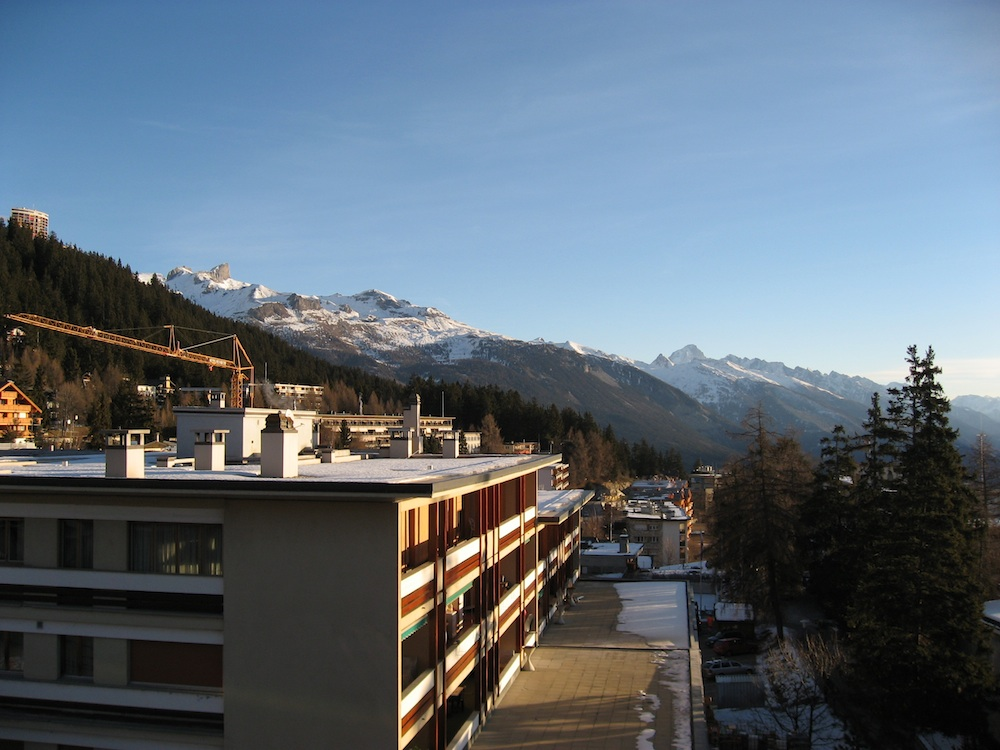
#> input picture test.jpg, 1000 x 750 px
$ jupyter execute '01 Filters and Convolution.ipynb'   (shell and % lines are left out)
#> lines starting #> are read from the running program, lines starting #| are printed output that depends on the picture
## 滤波操作
滤波器指的是在图像$I(x, y)$中根据像素点$(x, y)$邻近区域像素值计算得到衣服新图像$I'(x, y)$的算法.模板规定了滤波器的形状UI及区域内像素的值.称为滤波器或者核.常用的核通常都是线性核,简单的来说也就是$I'(x, y)$的值是一种加权求和运算得到.
$$
I'(x, y) = \sum_{i,j\in kernel}K_{i, j}\cdot I(x+i, y+j)
$$
*边界外推和边界处理*
在处理图像时,通常会面临图像边界的处理.Opencv中提供的`blur` `erode` `dilate`等函数返回的图像与原图大小是一样,这里Opencv是采用一种方法在原图周围添加虚拟像素.
自定义边框: 使用`CopyMakeBorder`函数,只要告诉函数添加像素的规则,库函数就会自动创建虚拟像素.

[cell 1]
import cv2
import matplotlib.pyplot as plt

[cell 2]
def imShow(img, res_img):
    plt.figure(figsize=(16,9))
    plt.subplot(121)
    plt.imshow(img)
    plt.subplot(122)
    plt.imshow(res_img)

### 边界填充

[cell 3]
img = cv2.imread('test.jpg')
#> img is the input picture: shape (750, 1000, 3); mean B, G, R 118.8, 107.3, 94.8
padding_img = cv2.copyMakeBorder(img, 100,100,100,100, cv2.BORDER_REFLECT)
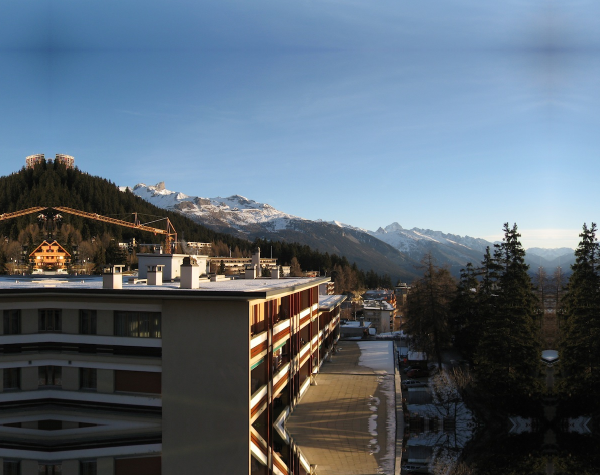
#> padding_img: shape (950, 1200, 3) (shown at 1/2 size); mean B, G, R 115.3, 102.7, 89.4
imShow(img, padding_img)
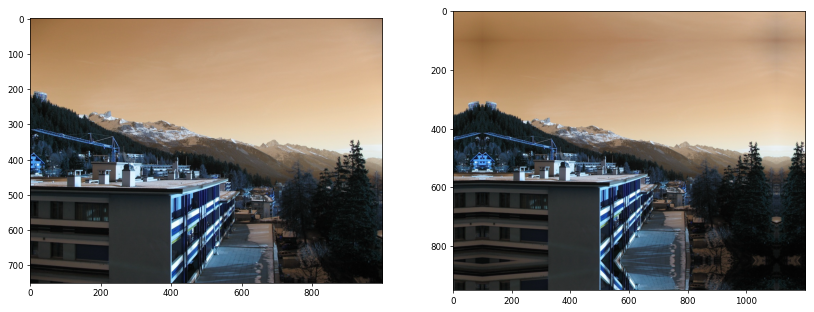
#> figure drawn by matplotlib, 2 panels; B, G, R data is drawn as R, G, B

`copyMakeBorder`函数接收原始图像,指定要填充的上下左右宽度和填充模式,返回填充后的图像,上面例子中为了效果明显,指定了填充长度均为100和复制边界模式,可以在生成的图中明显的看到边界处复制操作的痕迹
其中borderType参数可选模式如下

| BORDER_CONSTANT | 使用常量填充 |
| BORDER_CONSTANT | 从对侧复制 |
| BORDER_REPLICATE | 复制边缘像素 |
| BORDER_REFIECT | 反射|
| BORDER_REFLECT_101 | 反射,但是边缘像素不会加倍 |
| BORDER_DEFAULT | BORDER_REFLECT_101 |

### 阈值操作

[cell 4]
img = cv2.imread('test.jpg', 0)
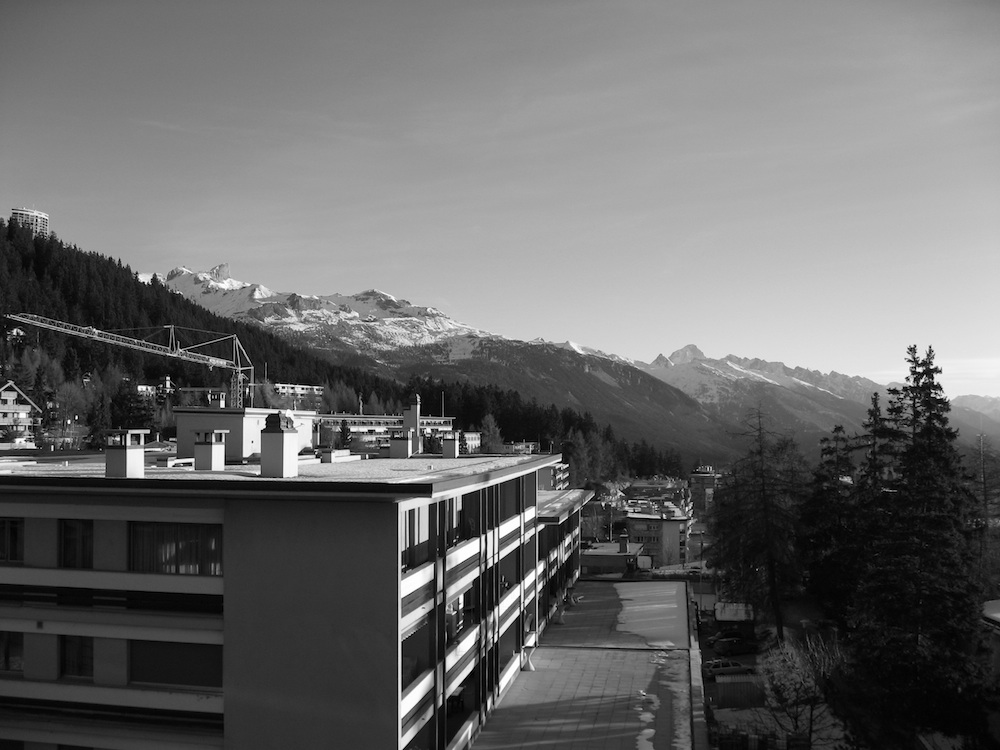
#> img: shape (750, 1000); min 0, max 255, mean 104.9
#gray_img = cv2.cvtColor(img, cv2.COLOR_BGR2GRAY)
_, thres_img = cv2.threshold(img, 120, 100, cv2.THRESH_TOZERO)
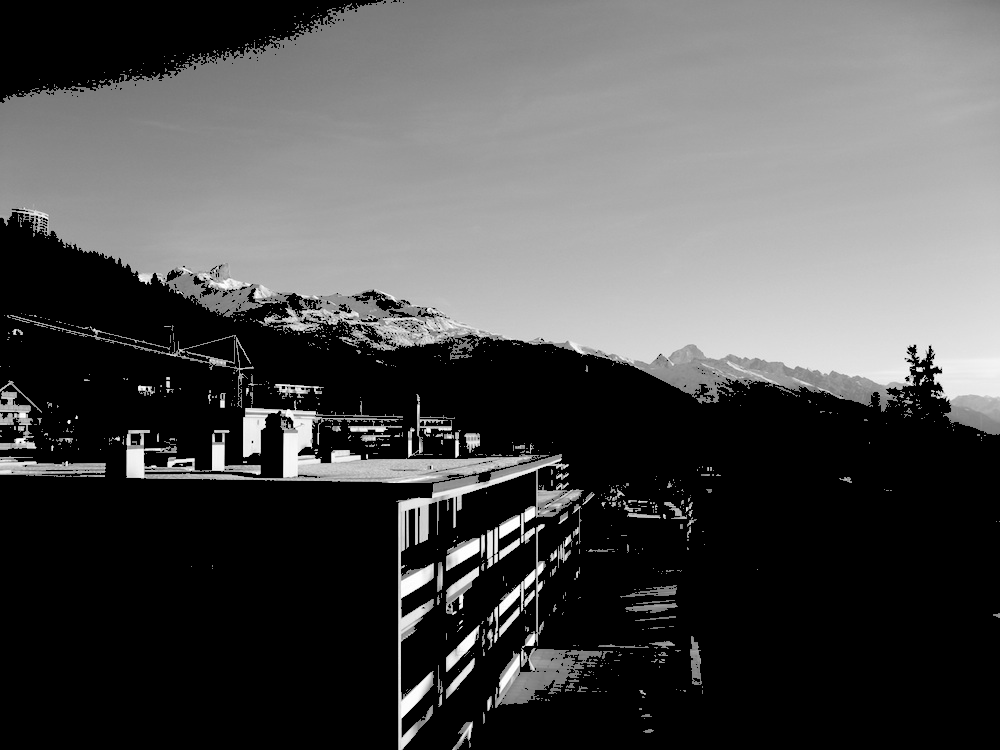
#> thres_img: shape (750, 1000); min 0, max 255, mean 79.1
imShow(img, thres_img)

阈值操作也可指定多种模式,这里想说的是OTSU算法,也就是在THRESH_TYPE中选择THRESH_OTSU时,OTSU会自动搜寻最优阈值,但是在灰度直方图具有双峰的时候效果最好,其他情况与全局阈值类似

### 自适应阈值

`threshold`是指定的是全局阈值,但很多情况图像的某些部分对全局阈值的适应不是很好,这时候就可以使用自适应阈值,简单的来说也就是局部阈值.
通过`adaptiveThreshold`函数实现

[cell 5]
img = cv2.imread('test.jpg', 0)
#gray_img = cv2.cvtColor(img, cv2.COLOR_BGR2GRAY)
thres_img = cv2.adaptiveThreshold(img, 255, cv2.ADAPTIVE_THRESH_GAUSSIAN_C, cv2.THRESH_BINARY, 7, 2)
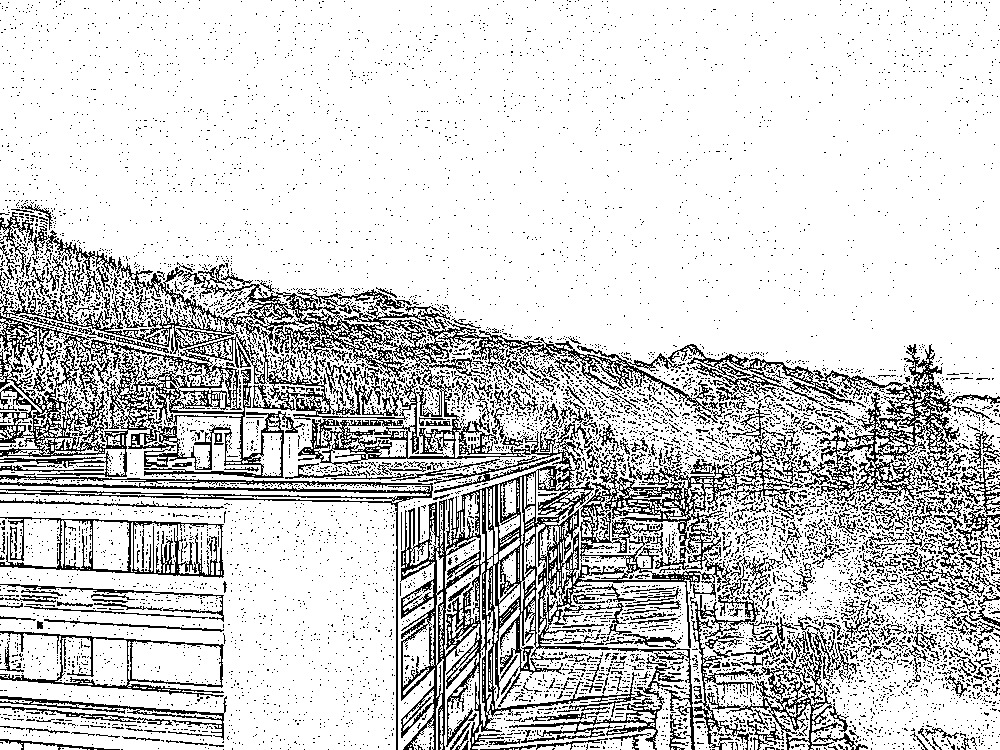
#> thres_img: shape (750, 1000); 81.5% white; black in thin lines or dots
imShow(img, thres_img)

## 平滑

### blur
均值滤波, 采用区域内均值

[cell 6]
img = cv2.imread('test.jpg', 0)
blur_img = cv2.blur(img, ksize=(7,7), borderType=cv2.BORDER_DEFAULT)
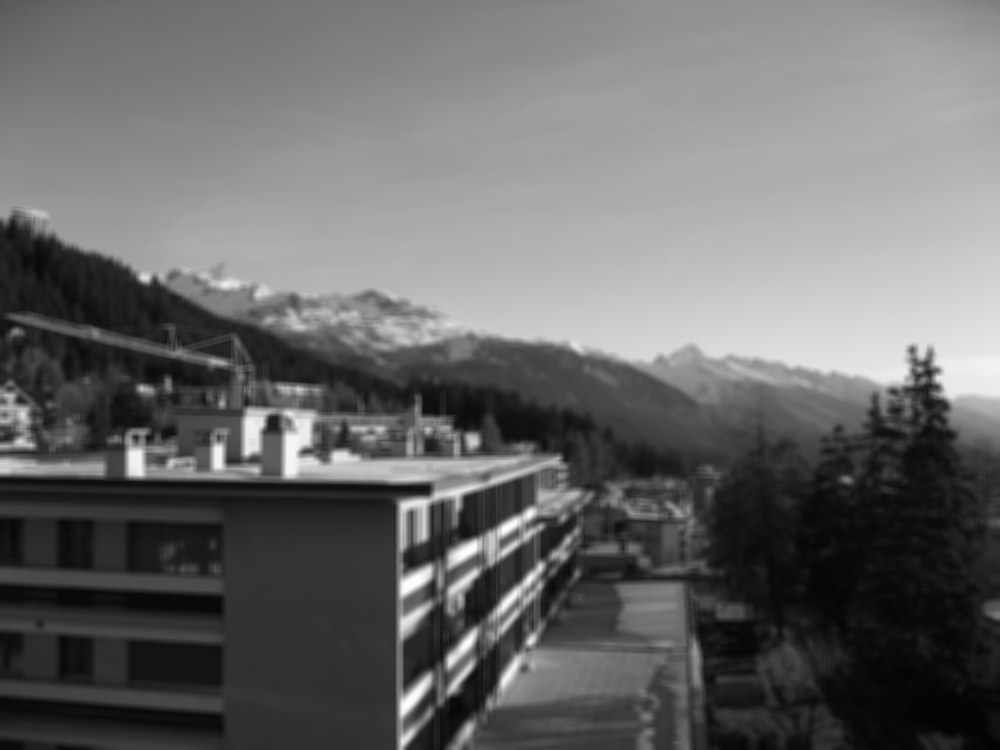
#> blur_img: shape (750, 1000); min 3, max 253, mean 104.9
imShow(img, blur_img)

### medianBlur
中值滤波, 采用区域的中指

[cell 7]
img = cv2.imread('test.jpg', 0)
median_img = cv2.medianBlur(img, ksize=7)
imShow(img, median_img)

### GaussianBlur
高斯滤波, 采用高斯分布加权求和

[cell 8]
img = cv2.imread('test.jpg', 0)
gaussian_img = cv2.GaussianBlur(img, ksize=(11, 11), sigmaX=3, sigmaY=0)
imShow(img, gaussian_img)

### bilateralFilter
双边滤波,

[cell 9]
img = cv2.imread('test.jpg', 0)
bilateral_img = cv2.bilateralFilter(img, d=4,sigmaColor=100,sigmaSpace=2 )
imShow(img, bilateral_img)
